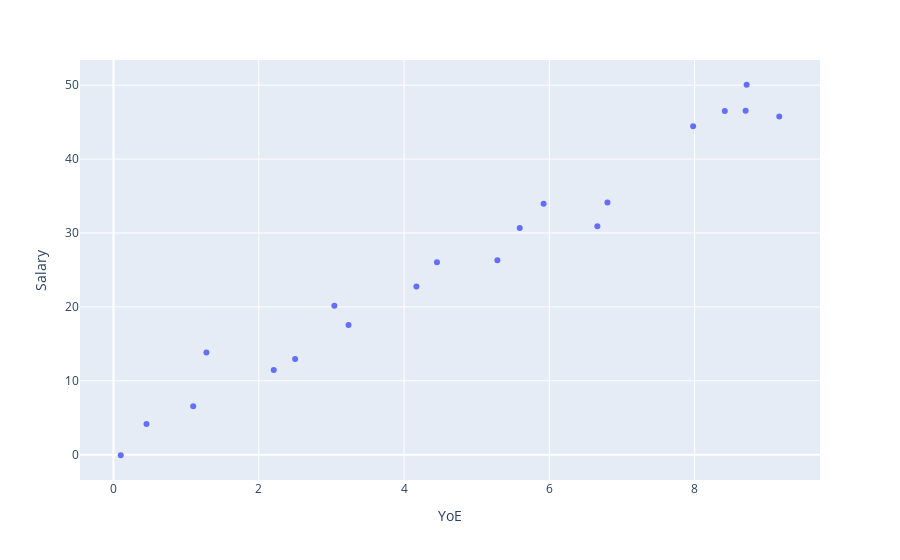

The cell this chart's notebook holds for it:
### Markdown cell above
So, Example 1 doesn't have any leverage or outliers in it. Example 2 has an outlier at x=4 because this point isn't following the general trend of the data. Example 3 contains a leverage point, but it isn't an outlier because it follows the general trend of the data. Example 4 is both an outlier and a leverage point, as it is an extreme x value and the y value isn't something that we'd expect from the trend of the rest of the data.

Let's investigate each of these a bit more throughly. We'll omit Example 1 because there is nothing wrong with that data. We'll start with Example 4 first, as this is the most obvious case of a point which could be influential. Following this, we'll analyse Example 2 and 3.

### Example 4

To demonstrate how much an outlier can skew a value, let's start by fitting two simple linear regression models to this dataset: one with the datapoint present, and the other without. Note that in most situations you probably don't need to do this when actually analysing your data - we're running through it here so you can see the effect that a true outlier has on the model.

### Code cell
df_4_no_outlier = df_4[(df_4["YoE"] != 13) & (df_4["Salary"] != 15)]
px.scatter(df_4_no_outlier, "YoE", "Salary")

### Figure 1 — Plotly figure (JSON) as saved in the notebook; plotly's stock layout.template omitted (floating-point values rounded to 4 significant figures)
{"data": [{"hovertemplate": "YoE=%{x}<br>Salary=%{y}<extra></extra>", "legendgroup": "", "marker": {"color": "#636efa", "symbol": "circle"}, "mode": "markers", "name": "", "orientation": "v", "showlegend": false, "type": "scatter", "x": [0.1, 0.454, 1.098, 1.279, 2.206, 2.501, 3.04, 3.236, 4.453, 4.17, 5.285, 5.592, 5.921, 6.661, 6.8, 7.979, 8.415, 8.716, 8.702, 9.165], "xaxis": "x", "y": [-0.0716, 4.167, 6.57, 13.81, 11.45, 12.96, 20.16, 17.56, 26.03, 22.76, 26.3, 30.69, 33.94, 30.92, 34.11, 44.45, 46.5, 50.06, 46.55, 45.78], "yaxis": "y"}], "layout": {"legend": {"tracegroupgap": 0}, "margin": {"t": 60}, "xaxis": {"anchor": "y", "domain": [0, 1], "title": {"text": "YoE"}}, "yaxis": {"anchor": "x", "domain": [0, 1], "title": {"text": "Salary"}}}}
